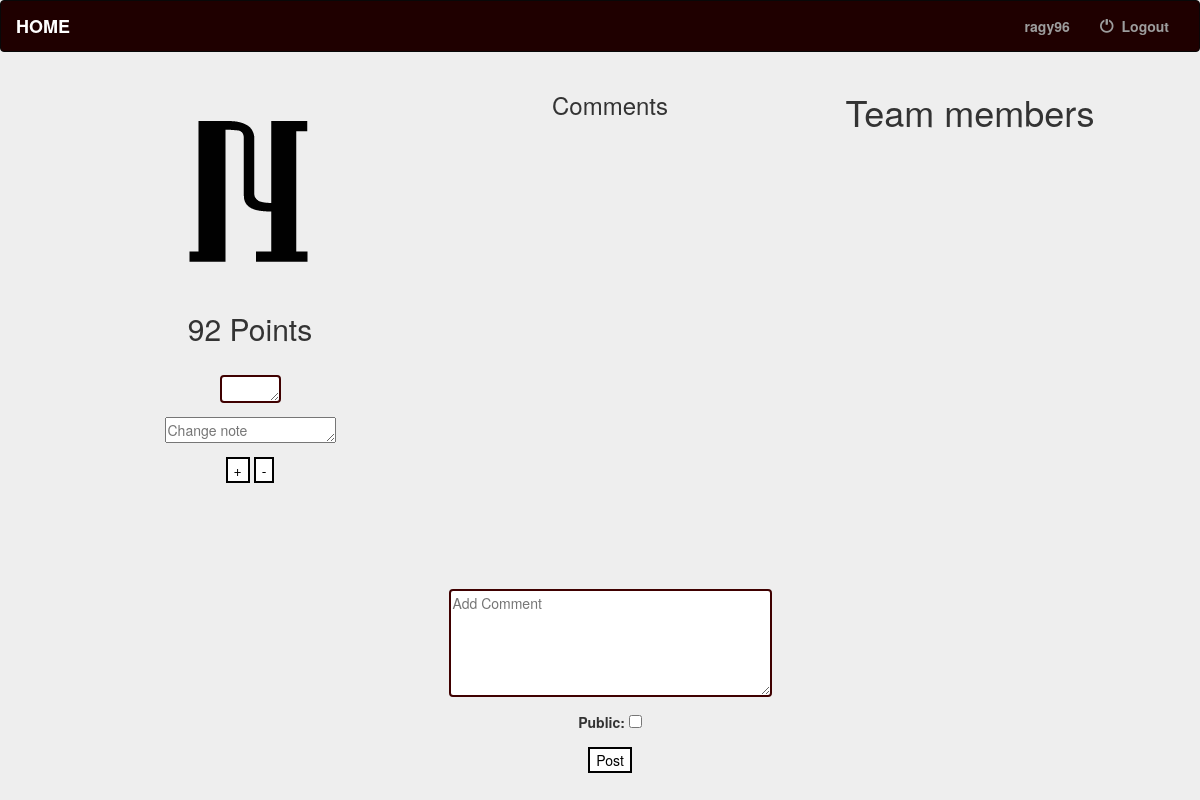
Before: /team/40 (signed in) with the older database file.
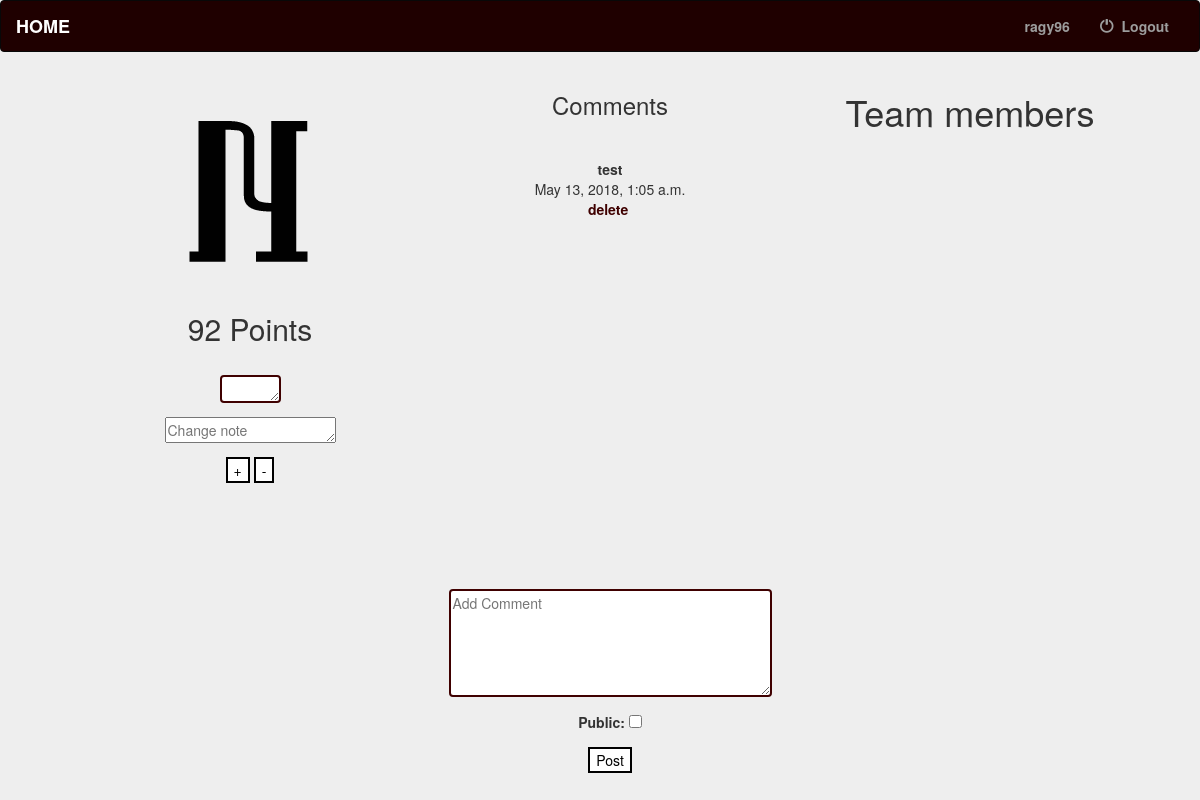
After: the same page with the newer database file.
### accounts/models.py (models this page shows, shortened)
class Comment(models.Model):
    receiver = models.ForeignKey(Team ,related_name="receivedby", on_delete=models.CASCADE)
    content = models.CharField(max_length=500,blank=True)
    date_created = models.DateTimeField(auto_now_add=True)
    public = models.BooleanField(default=False)
    class Meta:
        verbose_name_plural = 'Comments'
        ordering = ['-date_created', ]

### accounts/views.py (the view, shortened to what this page needs)
# urls.py: url(r'(?P<id>\d+)$', get_user_profile.as_view(), name = 'userprofile'),
class get_user_profile(View):
    form_class1 = CommentForm
    form_class2 = PointUpdate
    def get(self, request, id):
        if request.user.is_authenticated:
            user = request.user
            profile = user.profile
            team = Team.objects.get(id=id)
            changes = Change.objects.filter(team=team)
            teamusers = Profile.objects.filter(group=team)
            comments = Comment.objects.filter(receiver=team)
            postform = self.form_class1(None)
            pointupdateform = self.form_class2(None)
            return render(request, 'accounts/user_profile.html',
                          {'changes':changes,'user': user,'profile':profile,'team':team,'teamusers':teamusers,'comments':comments,'postform':postform,'pointform':pointupdateform})

### accounts/forms.py
class CommentForm(forms.ModelForm):
    content = forms.CharField(required=True,widget=forms.Textarea(attrs={'cols': 40, 'rows': 5,'placeholder': 'Add Comment'}),label='')
    public = forms.BooleanField(required=False)
    content.widget.attrs.update({'id': 'message'})
    class Meta:
        model = Comment
        fields = ['content','public']

class PointUpdate(forms.Form):
    points = forms.IntegerField(required=True,widget=forms.Textarea(attrs={'cols': 5, 'rows': 1,'placeholder': ''}),label='')
    points.widget.attrs.update({'id': 'message'})
    notes = forms.CharField(required=False,widget=forms.Textarea(attrs={'cols': 20, 'rows': 1,'placeholder': 'Change note'}),label='')
    class Meta:
        fields = ['points', 'notes']

### accounts/templates/accounts/user_profile.html (shortened to what this page needs)
{% extends 'accounts/base.html' %}
{% block body %}
<link href="//maxcdn.bootstrapcdn.com/font-awesome/4.3.0/css/font-awesome.min.css" rel="stylesheet">
<div class="container" >
	<div class="row" >
		<div  id="main" class="col-lg-5 col-sm-6" style="position:absolute;left:0%;" >
          <br>
			<img src="/media/{{team.avatar}}"/>
			<h2>{{team.points}} Points</h2>
			{% if request.user.is_staff == True %}
		<br>
		<form class="form-group" method="post" >
  			{{ pointform.as_p }}
 			  <button type="submit" name="addpoints">+</button>
			<button type="submit" name="subpoints">-</button>
		</form>
		{% endif %}
		{% if profile.group == team or request.user.is_staff == True %}
			<div id="scorelog">
			<ul style="position:absolute;right:70%;top:56%;height:120px;width:30%;overflow:hidden; overflow-y:scroll; "class="list-unstyled">
			</ul>
		</div>
		{% endif %}
	</div>
	<div  id="main" class="col-lg-5 col-sm-6" style="position:absolute;left:30%;" >
		<h3>Comments</h3><hr>
		<ul style="position:relative;right:0%;top:20%;height:400px;width:100%;overflow:hidden; overflow-y:scroll; " class="list-unstyled">
		{% for comment in comments %}
				{% if comment.public == False and profile.group == team or request.user.is_staff == True %}
			<li> <b>{{comment.content}}</b><br> {{comment.date_created}}<br>
			{% if request.user.is_staff == True %}
			 <a href="{% url 'delete_post' comment.id %}">delete</a>&nbsp
			{% endif %}
			</li><hr>
			{% elif comment.public == True %}
			<li> {{comment.content}}<br> {{comment.date_created}}
			{% if request.user.is_staff == True %}
			 <a href="{% url 'delete_post' comment.id %}">delete</a>&nbsp
			{% endif %}
			</li><hr>
			{% endif %}
		{% endfor %}
		</ul>
		{% if request.user.is_staff == True %}
		<br>
		<form class="form-group" method="post" >
  			{{ postform.as_p }}
 			  <button type="submit" name="addcomment">Post</button>
		</form>
		{% endif %}
	</div>
		<div  id="main" class="col-lg-5 col-sm-6" style="position:absolute;left:60%;" >
          <h1>Team members</h1>
	</div>
</div>
</div>
{% endblock %}

Changed rows visible on the page:
added Comment: content "test", date_created "May 13, 2018, 1:05 a.m."
